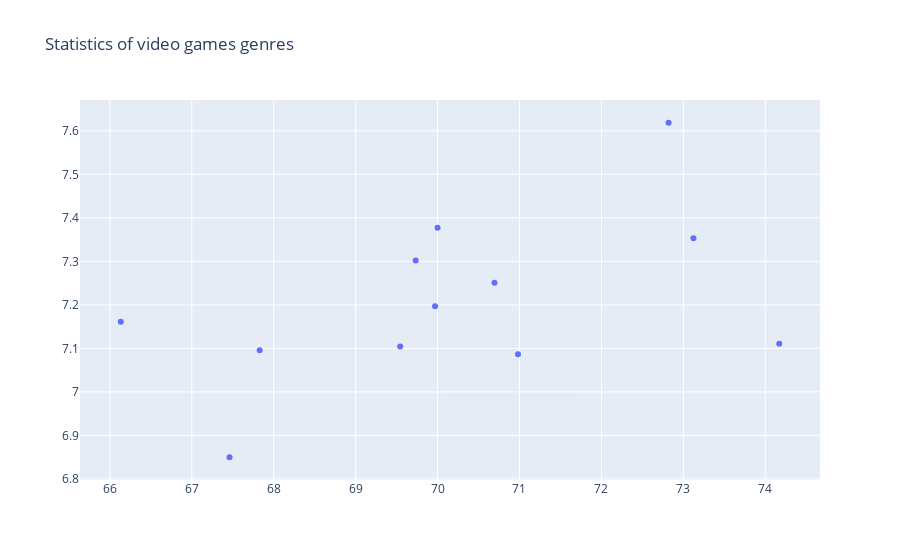

The code cell stored with this chart in its notebook:
### Code cell
trace0 = go.Scatter(
    x=genres_df.Critic_Score,
    y=genres_df.User_Score,
    mode = 'markers'
)

data = [trace0]
layout = {'title': 'Statistics of video games genres'}

fig = go.Figure(data=data, layout=layout)

iplot(fig, show_link=False)

### Figure 1 — Plotly figure (JSON) as saved in the notebook; plotly's stock layout.template omitted (floating-point values rounded to 4 significant figures)
{"data": [{"mode": "markers", "type": "scatter", "x": [67.83, 66.13, 69.73, 67.46, 70, 70.69, 69.54, 72.82, 70.98, 69.97, 74.17, 73.12], "y": [7.096, 7.161, 7.302, 6.85, 7.377, 7.251, 7.104, 7.619, 7.086, 7.197, 7.111, 7.353]}], "layout": {"title": {"text": "Statistics of video games genres"}}}
